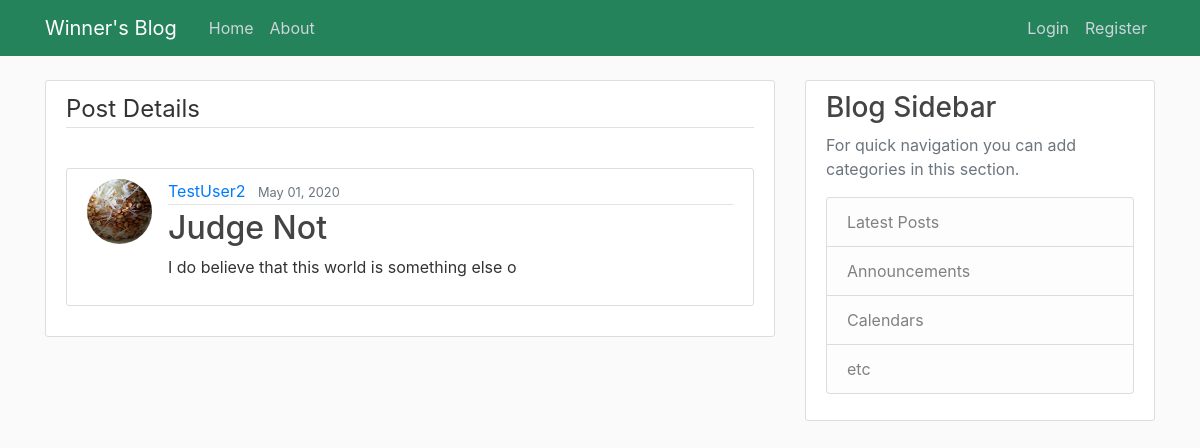
The page /blog/post/14/detail/ on the database its author committed.
### home/models.py (models this page shows, shortened)
class Post(models.Model):
    title = models.CharField(max_length=100)
    content = models.TextField()
    date_posted = models.DateTimeField(default=timezone.now)
    author = models.ForeignKey(User,on_delete=models.CASCADE)

### users/models.py (models this page shows, shortened)
class Profile(models.Model):
    age = models.IntegerField(blank=True, null=True)
    country = models.CharField(blank=True, max_length=100)
    state = models.CharField(blank=True, max_length=100)
    city = models.CharField(blank=True, max_length=100)
    address = models.CharField(blank=True, max_length=200)
    phone = models.CharField(blank=True, max_length=100)
    image = models.ImageField(default='default.jpg',upload_to='profile_pics')
    user = models.OneToOneField(User,on_delete=models.CASCADE)

### home/views.py (the view)
# urls.py: path('post/<int:pk>/detail/',PostsDetailView.as_view(),name='post-details'),
class PostsDetailView(DetailView):
    model = Post

### home/templates/home/post_detail.html (shortened to what this page needs)
{% extends "home/base.html" %}
{% block content %}
<div class="content-section">
  <fieldset class="form-group">
    <legend class="border-bottom mb-4">Post Details</legend>
  </fieldset>
  <article class="media content-section">
    <img class="rounded-circle article-img" src="{{ object.author.profile.image.url }}">
    <div class="media-body">
      <div class="article-metadata">
        <a class="mr-2" href="{% url 'user-post' object.author.username %}">{{ object.author }}</a>
        <small class="text-muted">{{ object.date_posted|date:"F d, Y" }}</small>
      </div>
      <h2 class="article-title">{{ object.title }}</h2>
      <p class="article-content">{{ object.content }}</p>
    </div>
  </article>
</div>
{% endblock content %}

### home/static/home/css/main.css (style rules this page uses)
body { background: #fafafa; color: #333333; margin-top: 5rem; }
h1, h2, h3, h4, h5, h6 { color: #444444; }
.content-section { background: #ffffff; padding: 10px 20px; border: 1px solid #dddddd; border-radius: 3px; margin-bottom: 20px; }
.article-title { color: #444444; }
.article-content { white-space: pre-line; }
.article-img { height: 65px; width: 65px; margin-right: 16px; }
.article-metadata { padding-bottom: 1px; margin-bottom: 4px; border-bottom: 1px solid #e3e3e3 }

### rows shown on the page
Post: author.profile.image (placeholder picture), author "TestUser2", date_posted "May 01, 2020", title "Judge Not", content "I do believe that this world is something else o"
